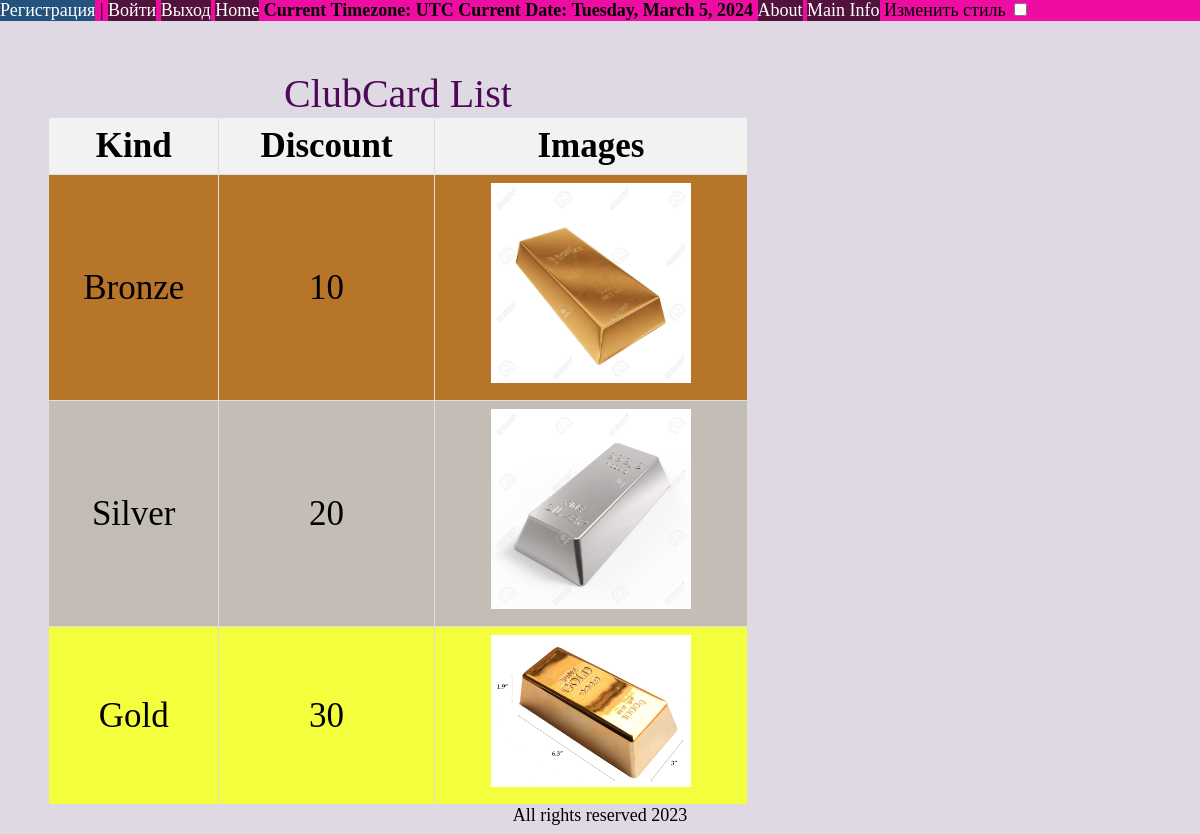
Page /cards/ on the earlier database version.
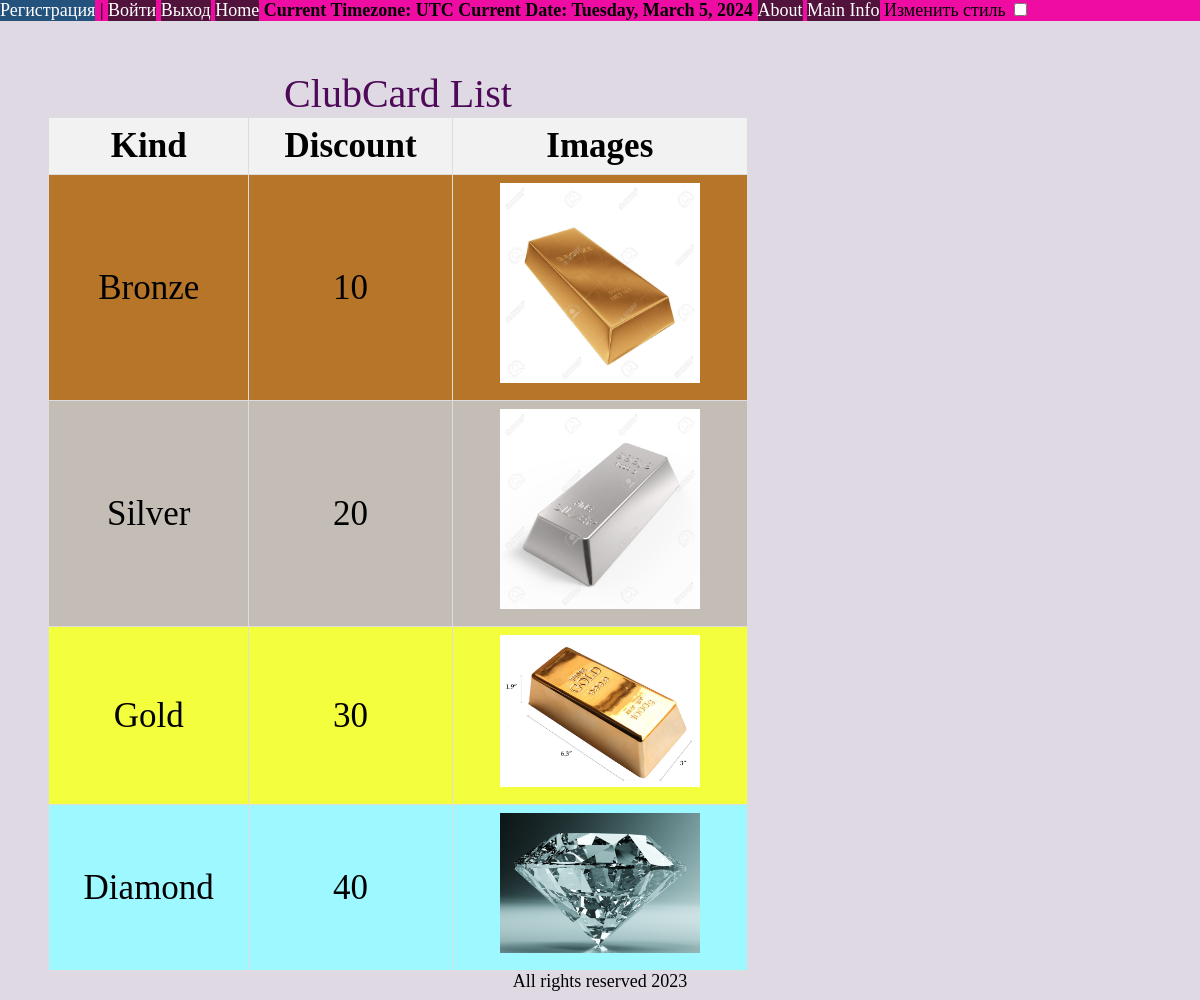
Same page on the later database version.
### gym/models.py (models this page shows, shortened)
class ClubCard(models.Model):
    name = models.CharField(max_length=10, choices=CardNameChoice, verbose_name='ClubCard')
    discount =models.IntegerField(choices=CardDiscountChoice)
    image = models.ImageField(upload_to="photos/card_images", null=True)
    def get_discount(self):
        return dict(CardDiscountChoice)[self.discount]
    def get_name(self):
        return dict(CardNameChoice)[self.name]
    class Meta:
        ordering = ['discount']

### gym/views.py (the view)
# urls.py: path('cards/', cards_view, name='card_list'),
def cards_view(request):
    cards = ClubCard.objects.all()
    context = {
        'cards': cards
    }
    return render(request=request, template_name='gym/clubcard_list.html', context=context)

### gym/templates/gym/clubcard_list.html (shortened to what this page needs)
{% extends 'gym/base.html' %}
{% block content %}
<table class="club-cards-table">
    <caption>ClubCard List</caption>
    <tr>
        <th>Kind</th>
        <th colspan="2">Discount</th>
        <th>Images</th>
    </tr>
    {% for card in cards %}
    <tr>
        <td>{{ card.get_name }}</td>
        <td colspan="2">{{ card.get_discount }}</td>
        <td><img class="card-image" src="{{ card.image.url }}" alt="{{ card.kind }}"></td>
    </tr>
    {% endfor %}
</table>
{% endblock%}

### gym/templates/gym/base.html (shortened to what this page needs)
{% load static %}
<!DOCTYPE html>
<html lang="en">
<head>
   <link rel="stylesheet" type="text/css" href="{% static 'gym/css/styles.css' %}">
</head>
<body onload="displayTimezone(); displayDate()">
    <nav class="sidebar">
    <a href="{% url 'registration' %}" class="button">Регистрация</a> | <a href="{% url 'login' %}" class="button">Войти</a>
    <a href="{% url 'logout' %}" class="button" onclick="resetScriptShown()">Выход</a>
    <a href="{% url 'home' %}" class ="button">Home</a>
    <b id="timezone"></b>
    <b id="date"></b>
    <a href="{% url 'about'%}" class="button">About</a>
    <a href="{% url 'main_news'%}" class="button">Main Info</a>
        <label>Изменить стиль</label>
    <input type="checkbox" id="styleCheckbox">
    </nav>
    <br><br>
{% block content %}
{% endblock %}
<footer>All rights reserved 2023</footer>
</body>
</html>

### gym/static/gym/css/styles.css (style rules this page uses)
footer { text-align: center; }
.button { display: inline-block; padding:0px 0px; background-color: #51133C; color: #fff; text-decoration: none; border-radius: 1px; }

### gym/templates/gym/base.html (style rules this page uses)
.sidebar { position: fixed; top: 0; left: 0; width: 100%; height: auto; background-color: #EE0CA2; margin-bottom: 20px; }
body { background-color: #DFD9E4; }
@media (min-width: 768px) { body { font-size: 18px; } }

### gym/templates/gym/clubcard_list.html (style rules this page uses)
.club-cards-table { margin-left:40px; width: 700px; border-collapse: collapse; margin-top: 20px; }
.club-cards-table th, .club-cards-table td { border: 1px solid #ddd; padding: 8px; text-align: center; font-size:35px; }
.club-cards-table th { background-color: #f2f2f2; font-weight: bold; }
tr:nth-child(2) { background-color: #B77529; }
tr:nth-child(3) { background-color: #C3BDB6; }
tr:nth-child(4) { background-color: #F3FF3D; }
tr:nth-child(5) { background-color: #9EF8FF; }
.card-image { max-width: 200px; height: auto; }
caption { color: #4E0A58; font-size: 40px; }

Differences in the rows shown:
added ClubCard: get_name "Diamond", get_discount "40", image (picture)
